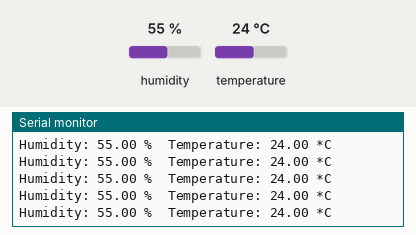
Bench run of a sketch on a simulated Arduino Uno, built with avr-gcc and run on an emulated ATmega328P. On the bench: the last lines printed to the serial monitor. Wiring (inferred from the names in the program): DHT11 sensor: data pin 5. The inputs (shaded band) are chosen by the test bench; at power-on: humidity 55 %, temperature 24 °C.

Above: at 3.0 s.
3.1 s: humidity set to 22 %
At 5.0 s:
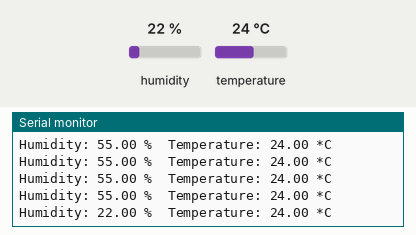
5.9 s: temperature set to 12 °C
At 6.5 s:
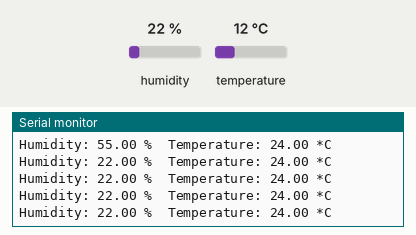
8.7 s: humidity set to 40 %
At 9.1 s:
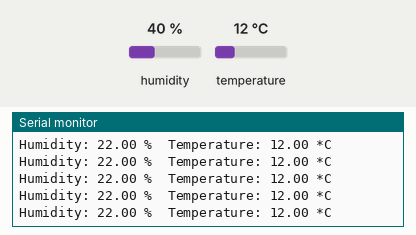
Timing chart, 0 to 11.7 s (numbered marks = the images above; inputs shaded):
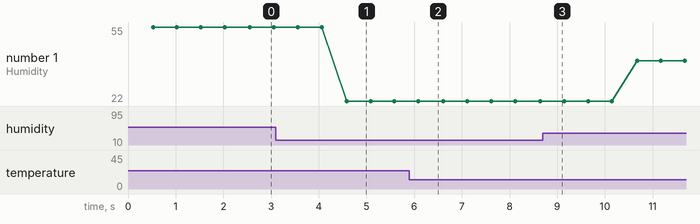

Measured:
- after the input at 3.1 s, the serial monitor: prints a new line after 1.5 s (image 1)
- plotted number 1: 55 → 22 after the input at 3.1 s, 22 → 40 after the input at 8.7 s

The sketch:

Humidity.ino
```cpp
// Example testing sketch for various DHT humidity/temperature sensors
// Written by ladyada, public domain

#include "DHT.h"

#define DHTPIN 5     // what pin we're connected to

// Uncomment whatever type you're using!
#define DHTTYPE DHT11   // DHT 11
//#define DHTTYPE DHT22   // DHT 22  (AM2302)
//#define DHTTYPE DHT21   // DHT 21 (AM2301)

// Connect pin 1 (on the left) of the sensor to +5V
// Connect pin 2 of the sensor to whatever your DHTPIN is
// Connect pin 4 (on the right) of the sensor to GROUND
// Connect a 10K resistor from pin 2 (data) to pin 1 (power) of the sensor

DHT dht(DHTPIN, DHTTYPE);

void setup()
{
    Serial.begin(9600);
    Serial.println("DHTxx test!");

    dht.begin();
}

void loop()
{
    // Reading temperature or humidity takes about 250 milliseconds!
    // Sensor readings may also be up to 2 seconds 'old' (its a very slow sensor)
    float h = dht.readHumidity();
    float t = dht.readTemperature();

    // check if returns are valid, if they are NaN (not a number) then something went wrong!
    if (isnan(t) || isnan(h))
    {
        Serial.println("Failed to read from DHT");
    }
    else
    {
        Serial.print("Humidity: ");
        Serial.print(h);
        Serial.print(" %\t");
        Serial.print("Temperature: ");
        Serial.print(t);
        Serial.println(" *C");
    }
}
```
